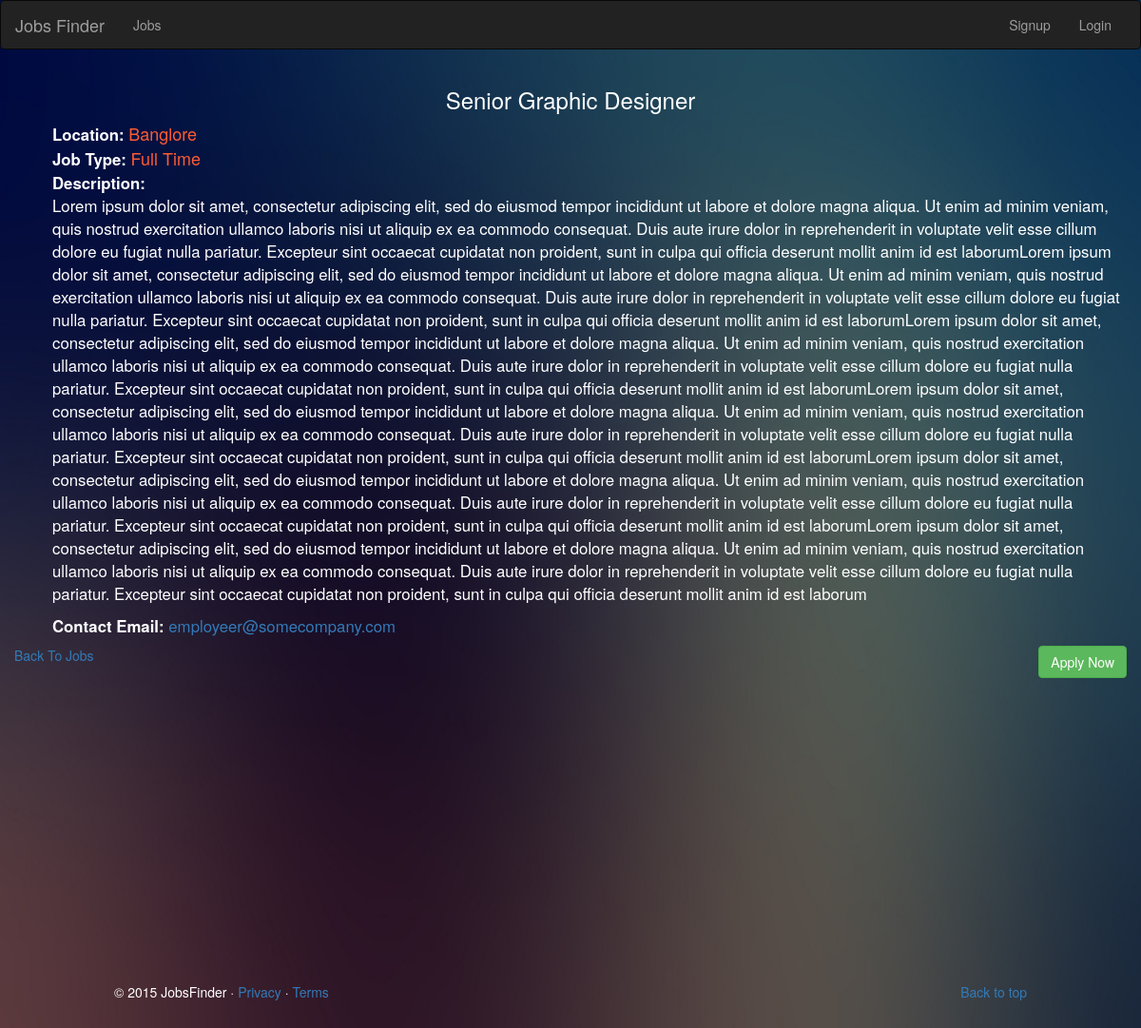
Page /job.php?id=1 on the committed database.
### tables this page shows
CREATE TABLE `jobs` (
  `id` int(11) NOT NULL,
  `title` varchar(255) NOT NULL,
  `description` text NOT NULL,
  `location` varchar(255) NOT NULL,
  `category_id` int(11) NOT NULL,
  `contact_email` varchar(255) NOT NULL,
  `job_type` varchar(255) NOT NULL
);

### lib/Database.php (called while the page is built, shortened)
<?php
class Database{
     public $dbhost = DB_HOST;
     public $dbuser = DB_USER;
     public $dbname = DB_NAME;
     public $dbpass = DB_PASS;
     public $link;
    private function connect(){
        $this->link = new mysqli($this->dbhost,$this->dbuser,$this->dbpass,$this->dbname);
    }
    public function select($query){
        $result = $this->link->query($query) or die($this->link->error.__LINE__);
        if ($result->num_rows>0){
            return $result;
        }
        else{
            return false;
        }
    }
}

### job.php (the view, shortened to what this page needs)
<?php include 'includes/header.php'; ?>
 <?php include 'lib/Database.php';?>
 <?php
    $db = new Database();
  if (isset($_GET['id'])){
	  $id = $_GET['id'];
	  $query = "SELECT * FROM jobs WHERE id ='$id'";
	  $result = $db->select($query);
	  $row = $result->fetch_assoc();
  }
 ?>
<div class="col-sm-12">
	<h3 class="text-center"><?php echo $row['title'];?></h3>
			<ul class="detail">
				<li> <strong> Location: </strong><span id="tag"><?php echo  $row['location'];?></span></li>
				<li> <strong> Job Type: </strong><span id="tag"><?php echo $row['job_type']; ?></span></li>
				<li> <strong> Description:</strong><p>
					<?php echo $row['description'] ; ?>
				 </p>
				</li>
				<li><strong>Contact Email:</strong><a href="mailto:<?php echo $row['contact_email'];?>">
				<?php echo $row['contact_email'];?></a></li>
			</ul>
	<?php if(isset($_SESSION['user'])): ?>
			<a href="mail.php?mail=<?php echo $row['id']; ?>">
				<button style="float: right;" class="btn btn-success">Apply Now</button>
			</a>
		<?php else : ?>
		<a href="login.php">
			<button style="float: right;" class="btn btn-success">Apply Now</button>
		</a>
	    <?php endif; ?>
			<p><a href="jobs.php">Back To Jobs</a></p>
</div>
<?php include 'includes/footer.php'; ?>

### css/style.css (style rules this page uses)
body { padding-bottom: 40px; color: #5a5a5a; }
li { list-style: none; }
a { text-decoration-style: none; }

### includes/header.php (style rules this page uses)
body { background: url(img/32.jpg); background-size: 100% 100%; background-repeat: no-repeat; color: #ffffff; }

### job.php (style rules this page uses)
.detail { font-size: 1.2em; }
#tag { color: #ff5c33; font-size: large; }

### rows in the picture
jobs: title "Senior Graphic Designer", location "Banglore", job_type "Full Time", description "Lorem ipsum dolor sit amet, consectetur adipiscing elit, sed do eiusmod tempor incididunt ut labore et dolore magna aliqua. Ut enim ad minim veniam, quis nostrud exercitation ullamco laboris nisi ut aliquip ex ea commodo consequat. Duis aute irure dolor in reprehenderit in voluptate velit esse cillum dolore eu fugiat nulla pariatur. Excepteur sint occaecat cupidatat non proident, sunt in culpa qui officia deserunt mollit anim id est laborumLorem ipsum dolor sit amet, consectetur adipiscing elit, sed do eiusmod tempor incididunt ut labore et dolore magna aliqua. Ut enim ad minim veniam, quis nostrud exercitation ullamco laboris nisi ut aliquip ex ea commodo consequat. Duis aute irure dolor…", contact_email "employeer@somecompany.com"
